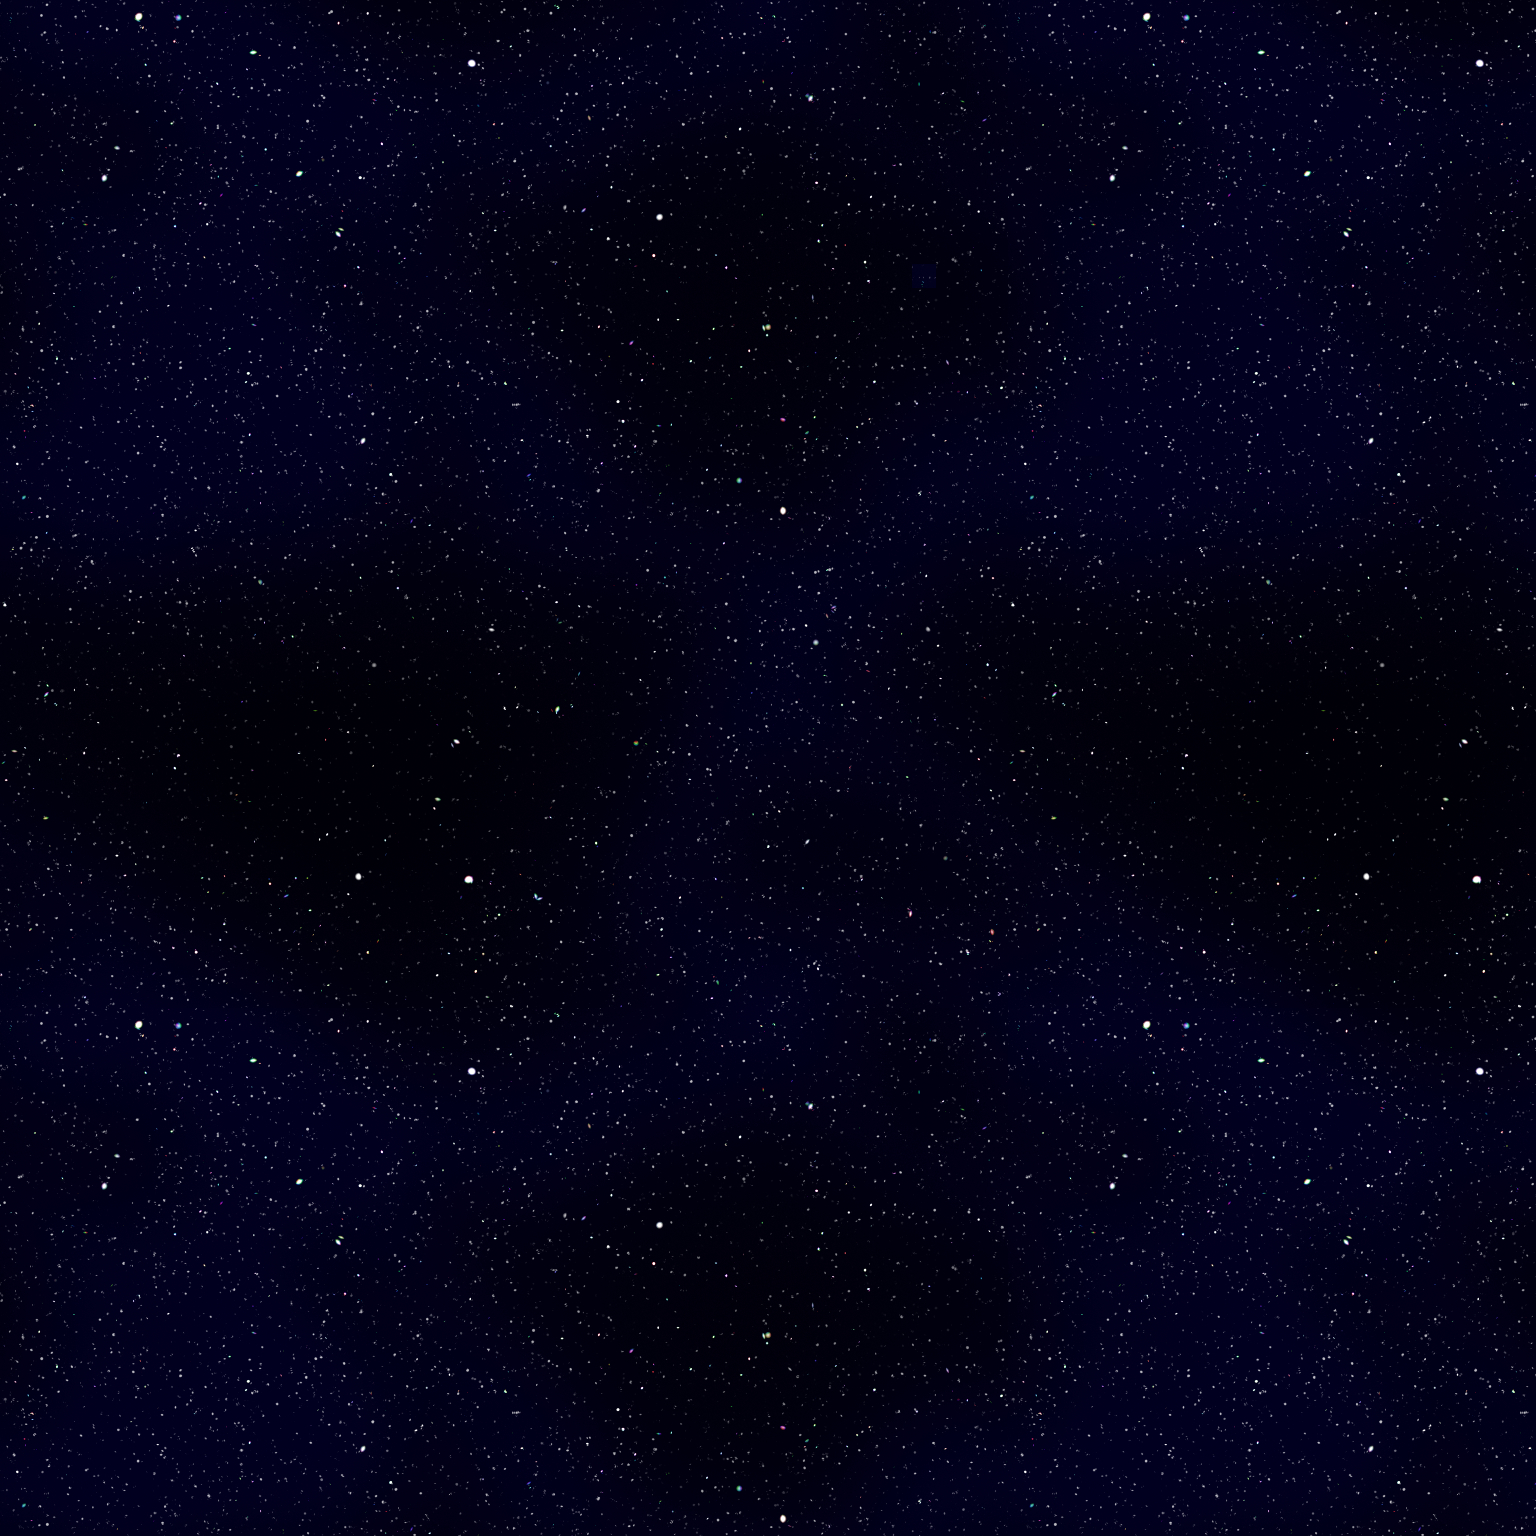

Rendered tile map (Tiled .tmx) drawn with the repository's tilesets; below, a short description and the map source with its tile grids summarised:
An orthogonal 64x64 tile map with 24x24 px tiles, 1 tile layer (SpaceBackground).

<map version="1.0" orientation="orthogonal" renderorder="right-down" width="64" height="64" tilewidth="24" tileheight="24" nextobjectid="1">
 <tileset firstgid="1" name="SpaceBackground" tilewidth="24" tileheight="24" tilecount="1764" columns="42">
  <image source="level0.png" width="1024" height="1024" />
 </tileset>
 <layer name="SpaceBackground" width="64" height="64">
  <data>[4096 cells, 4096 non-empty, 1764 distinct tile ids]</data>
 </layer>
</map>